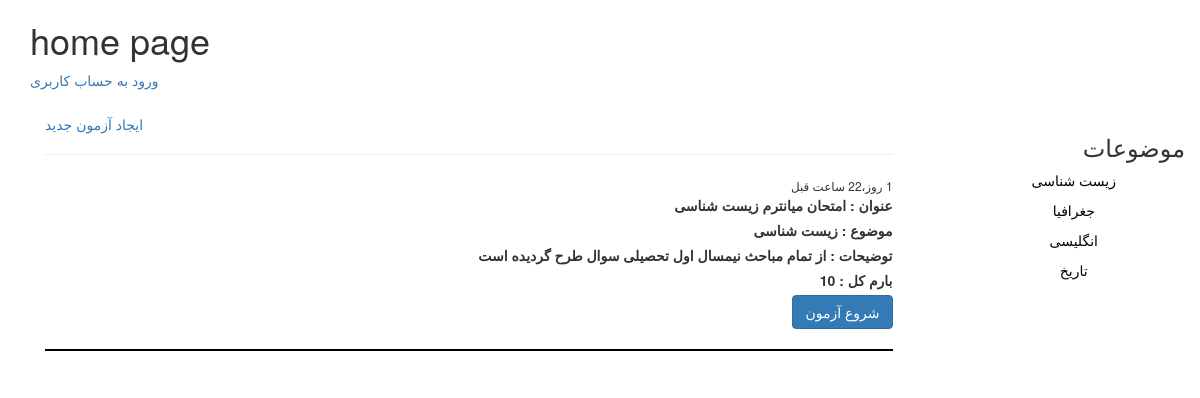
The page / on the database its author committed.
### quiz/models.py (models this page shows, shortened)
class Quiz(models.Model):
    host = models.ForeignKey(User, on_delete=models.CASCADE)
    topics = models.ForeignKey(Topics, on_delete=models.CASCADE, verbose_name='موضوع')
    title = models.CharField('عنوان کوییز', max_length=100, unique=True)
    description = models.TextField('شرح')
    total_score = models.IntegerField('بارم', default=20)
    created = models.DateTimeField('زمان بارگذاری', auto_now_add=True)
    class Meta:
        verbose_name = 'کوییز'
        verbose_name_plural = 'کوییز ها'

class Topics(models.Model):
    name = models.CharField('موضوع', max_length=50)
    def __str__(self):
        return self.name
    class Meta:
        verbose_name = 'موضوع'
        verbose_name_plural = 'موضوعات'

### quiz/views.py (the view)
# urls.py: 2. Add a URL to urlpatterns:  path('', views.home, name='home')
def home(request):
    topics = Topics.objects.all()
    quizes = Quiz.objects.all().order_by('-created')
    context = {'topics': topics, 'quizes': quizes}
    return render(request, 'home.html', context)

### templates/home.html
{% extends 'base.html' %}
{% block content %}
    <h1>home page</h1>
    {% if request.user.is_authenticated %}
        <p><a href="{% url 'profile' %}">ورود به پروفایل</a></p>
        <a href="{% url 'logout' %}">خروج</a>
    {% else %}
        <a href="{% url 'login' %}">ورود به حساب کاربری</a>
    {% endif %}
    <div class="container">
        <div class="row" style="margin-top: 2vw">
            <div class="col-md-9">
                <a href="{% url 'create_quiz' %}">ایجاد آزمون جدید</a>
                <hr>
                {% include 'quiz/quiz_component.html' %}
            </div>
            <div class="col-md-3 text-center">
                <h3 style="text-align: right">موضوعات</h3>
                {% include 'quiz/topics_component.html' %}
            </div>
        </div>
    </div>
{% endblock %}

### quiz/templates/quiz/quiz_component.html (shortened to what this page needs)
{% for q in quizes %}
    <form action="{% url 'quiz' q.title %}" method="POST" style="direction: rtl">
        <small> {{ q.created|timesince }} قبل </small>
        <br>
        <label> عنوان : {{ q.title }}  </label>
        <br>
        <label>موضوع : {{ q.topics }}</label>
        <br>
        <label> توضیحات : {{ q.description|truncatewords:10 }}</label>
        <br>
        <label> بارم کل : {{ q.total_score }}</label>
        <br>
        <input type="submit" class="btn btn-primary" value="شروع آزمون">
    </form>
    <hr style="color: black;border: solid 1px">
{% endfor %}

### quiz/templates/quiz/topics_component.html
{% for t in topics %}
    <ul>
        <li>
            {{ t.name }}
        </li>
    </ul>
{% endfor %}

### templates/base.html (style rules this page uses)
ul li { text-decoration: none; color: black; display: block; }

### rows shown on the page
Quiz: created "1 روز،22 ساعت", title "امتحان میانترم زیست شناسی", topics "زیست شناسی", description "از تمام مباحث نیمسال اول تحصیلی سوال طرح گردیده است", total_score "10"
Topics: name "زیست شناسی"
Topics: name "جغرافیا"
Topics: name "انگلیسی"
Topics: name "تاریخ"
